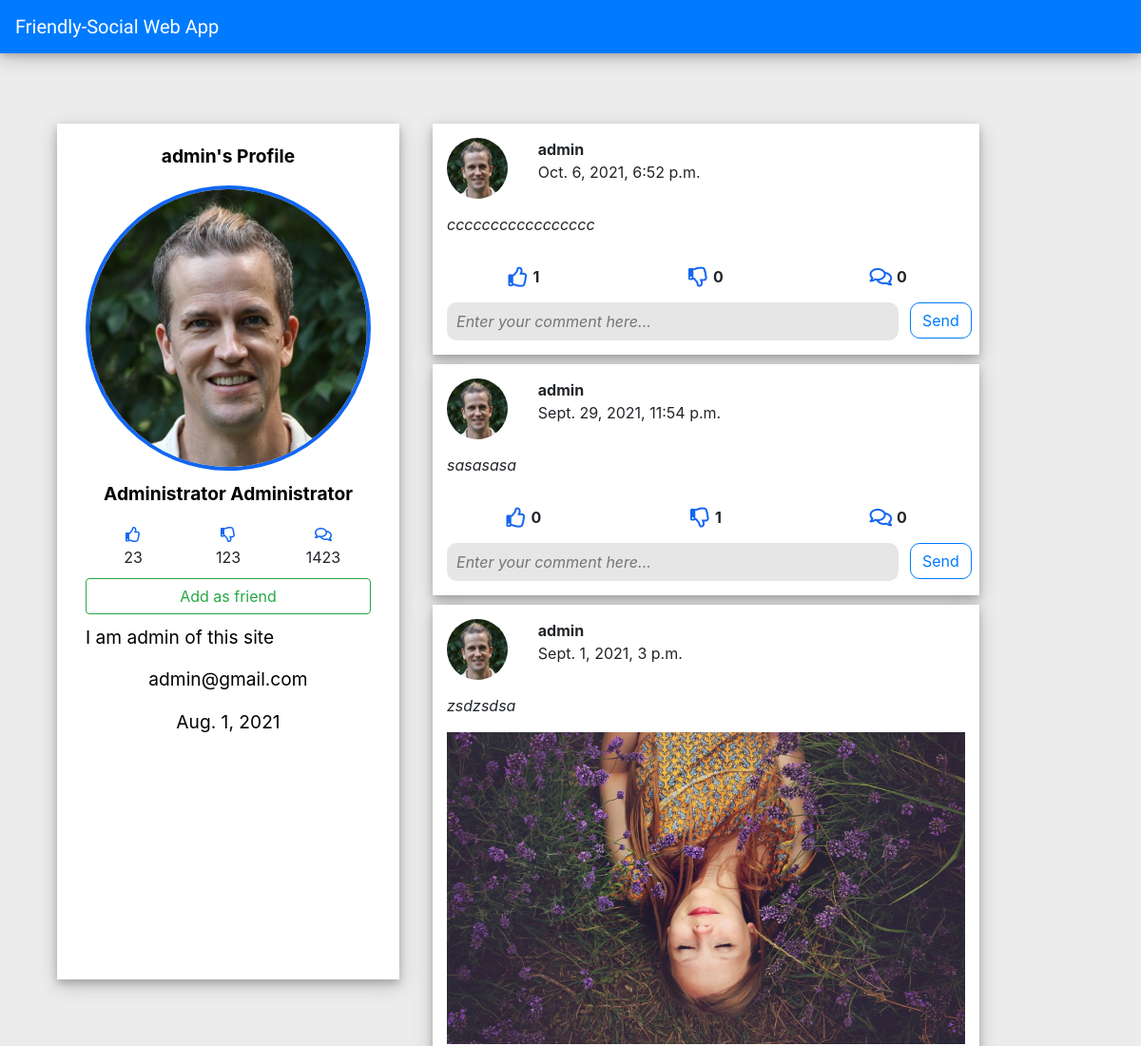
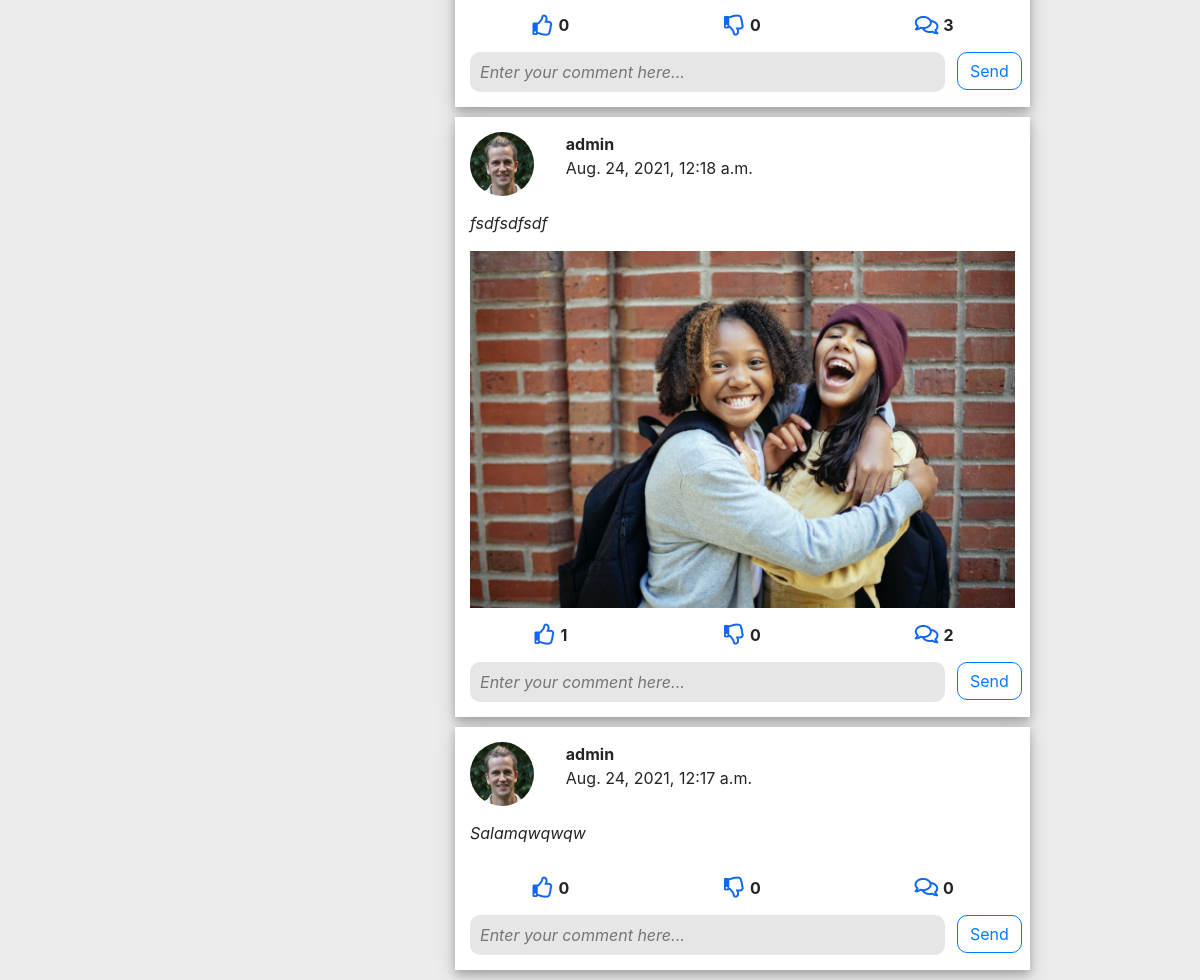
The page /profiles/1 on the database its author committed (2 pictures, top to bottom).
### profiles/models.py (models this page shows, shortened)
class User(AbstractUser):
    name = models.CharField(max_length=30, blank=True, null=True)
    surname = models.CharField(max_length=30, blank=True, null=True)
    birth_date = models.DateField(null=True, blank=True)
    email = models.EmailField()
    image = models.ImageField(blank=True, null=True, upload_to = 'profile_images')
    bio = models.TextField(max_length=1000, blank=True, null=True)
    friends = models.ManyToManyField(settings.AUTH_USER_MODEL, blank=True, related_name = 'my_friends')
    is_email_verified = models.BooleanField(default=False)
    def __str__(self):
        return self.username
    def get_profile_image(self):
        if not self.image:
            return static('images/default_image.jpg')
        return self.image.url

### post/models.py (models this page shows, shortened)
class Post(models.Model):
    description = models.CharField(max_length=500, blank=True)
    image = models.ImageField(blank=True, null=True, upload_to = 'images/')
    created_date = models.DateTimeField(default=timezone.now)
    owner_of_post = models.ForeignKey(settings.AUTH_USER_MODEL, on_delete = models.CASCADE)
    likes = models.ManyToManyField(settings.AUTH_USER_MODEL, related_name="liked_by", blank=True)
    dislikes = models.ManyToManyField(settings.AUTH_USER_MODEL, related_name="disliked_by", blank=True)

### profiles/views.py (the view)
# urls.py: path('<int:pk>', ProfileView.as_view(), name='profile'),
class ProfileView(View):
    def get(self, request, pk, *args, **kwargs):
        profile = User.objects.get(pk=pk)
        username = profile.username
        posts = Post.objects.filter(owner_of_post=profile.id).order_by('-created_date')
        posts_all =  Post.objects.all()
        is_friend = False
        if self.request.user in profile.friends.all():
            is_friend = True
        context = {
            'user2' : username,
            'profile' : profile,
            'posts' : posts,
            'number_of_friends' : profile.friends.count(),
            'is_friend' : is_friend,
        }
        return render(request, 'profile.html', context)

### templates/profile.html (shortened to what this page needs)
{% extends 'base.html' %}
{% load static %}
{% load custom_tags %}
{% block extra_header %}
    <link rel="stylesheet" href="https://cdnjs.cloudflare.com/ajax/libs/font-awesome/5.15.2/css/all.min.css"/>
    <link rel="stylesheet"  href=" {% static 'css/profile_style.css' %}" type="text/css" />
{% endblock %}
{% block content %}
<main>
    <div class="container">
        <div  class="col-12" id="main-column">
          <div class="col-4 each-column profile-details">
            <div class="col-12">
              {% if profile.username %}
                <p id="profile-username">{{ profile.username }}'s Profile</p>
              {% endif %}
            </div>
            <div class="col-12">
              {% if profile.image %}
              <img src="{{profile.get_profile_image}}" id="profile-image" width="100%">
              {% endif %}
            </div>
            <div class="col-12">
                <p id="profile-name">{{ profile.name }} {{profile.surname}}</p>
            </div>
            <div  class="col-12 interactions" style="display: flex; justify-content: center;">
              <div class="col-4 p-0 likes-dislikes-comments">
                <div> <i  class="far fa-thumbs-up "></i></div>
                <div>23</div>
              </div>
              <div class="col-4 p-0 likes-dislikes-comments">
                <div><i  class="far fa-thumbs-down "></i></div>
                <div>123</div>
              </div>
              <div class="col-4 p-0 likes-dislikes-comments">
                <div><i  class="far fa-comments"></i></div>
                <div>1423</div>
              </div>
            </div>
            <div class="col-12 actions">
              {% if user.username == profile.username %}
              <form method="GET" action="{% url 'profiles:edit_profile'  user.pk  %}">
                {% csrf_token %}
                <button style="width: 100%;" class="btn btn-outline-info" type="submit">Edit Profile</button>
              </form >
              {% else %}
              {% if profile in user.friends.all %}
              <form style="width: 100%;" method="POST" action="{% url 'profiles:remove_friend' profile.pk %}">
                {% csrf_token %}
                <button  style="width: 100%;" class="btn btn-outline-danger" type="submit">Remove from friends</button>
              </form >
              {% else %}
              <form method="POST" action="{% url 'profiles:send_request' profile.pk  %}">
                <button style="width: 100%;" class="btn btn-outline-success" type="submit">Add as friend</button>
              </form >
              {% endif %}
              {% endif %}
            </div>
            <div id="profile-bio" class="col-12">
              <p>{{profile.bio}}</p>
            </div>
            <div class="col-12">
              {% if profile.email %}
                <p id="profile-email">{{ profile.email }}</p>
              {% endif %}
            </div>
            <div class="col-12">
              {% if profile.birth_date %}
                <p id="profile-birthd">{{ profile.birth_date }}</p>
              {% endif %}
            </div>
          </div>
          <div class="col-8 ">
            {% for post in posts %}
              <div class="col-10 each-column">
                <div class="row profile-row">
                    <div class="col-2">
                        <a aria-label="Profiles" href="{% url 'profiles:profile' post.owner_of_post.pk %}">
                          <img src="{{post.owner_of_post.get_profile_image}}" class="avatar avatar-xs-32 avatar-sm-32 avatar-md-64 avatar-lg-64 avatar-xl-64 avatar-xxl-32x bg-light rounded-circle text-white" alt="Circular Image">
                      </a>
                    </div>
                  <div class="col-8 p-0 ">
                      <div class="col" ><b>{{post.owner_of_post}} </b></div>
                      <div class="col post-created-date"> {{post.created_date}}</div>
                  </div>
                  <div class="col-2 edit-button">
                  </div>
              </div>
              <div class="row">
                  <div class="col-12">
                      <p><i>{{post.description}}</i></p>
                  </div>
              </div>
              <div class="row">
                  <div class="col-12">
                      {% if post.image %}
                          <div class="post-image">
                              <img class="post-image-url" width="100%"  src="{{post.image.url}}" alt="Card image cap">
                          </div>
                      {% endif %}
                  </div>
              </div>
              <div class="row user-likes-dislikes-comments">
                  <div class="col-4 like-dislike-comment">
                      {% if user in post.likes.all %}
                          <i  id="{{post.id}}" class="fas fa-thumbs-up rate black "></i>
                      {% else %}
                          <i  id="{{post.id}}" class="far fa-thumbs-up rate white" ></i>
                      {% endif %}
                      <div class="like_count" id="{{post.id}}">
                          {{post.likes.all.count}}
                      </div>
                  </div>
                  <div class="col-4 like-dislike-comment">
                      {% if user in post.dislikes.all %}
                          <i id="{{post.id}}" class="fas fa-thumbs-down info rate_dislike black_two info" ></i>
                      {% else %}
                          <i id="{{post.id}}" class="far fa-thumbs-down rate_dislike white_two" ></i>
                      {% endif %}
                      <div class="dislike_count" id="{{post.id}}" > {{post.dislikes.all.count}} </div>
                  </div>
                  <div class="col-4 like-dislike-comment">
                      <div >
                          <i id="{{post.id}}" class="far fa-comments  textarea" ></i>
                          <div class="number_of_coms" id="{{post.id}}"   > {{post.comments_set.count}} </div>
                      </div>
                  </div>
              </div>
              <div class="row">
                  <div class="col comment-input"">
                      <input class="input-send-comment comment_text"   id="{{post.id}}"    name="comment" placeholder="Enter your comment here..." ></input>
                  </div>
                  <div class="send">
                      <div>
                          <button id="{{post.id}}"  type="submit" class="btn btn-outline-primary send-button">Send</button>
                      </div>
                  </div>
              </div>
          </div>
            {% endfor %}
          </div>
        </div>
    </div>
</main>
{% endblock %}

### static/css/base_style.css (style rules this page uses)
body { background-color: rgb(236, 236, 236) !important; }
a { text-decoration: none; color: inherit; }
a { text-decoration: none; }

### static/css/profile_style.css (style rules this page uses)
#main-column { margin-top: 120px; display: flex; justify-content: center; }
.each-column { background-color: white; margin-bottom: 40px; box-shadow: 0 4px 8px 0 rgba(0, 0, 0, 0.2), 0 6px 20px 0 rgba(0, 0, 0, 0.19); margin: 10px; }
#profile-image { border-radius: 50%; border: 4px solid #1266F1; }
#profile-username { font-weight: bold; margin-top: 10px; text-align: center; font-size: 1.2em; color: black; }
.profile-details { padding-top: 10px; background-color: white; height: auto; max-height: 900px; }
#profile-name { margin-top: 10px; text-align: center; font-size: 1.2em; color: black; font-weight: bold; }
.actions { margin-bottom: 10px; }
#profile-email, #profile-birthd { margin-top: 10px; text-align: center; font-size: 1.2em; color: black; }
#profile-bio { margin-top: 10px; text-align: left; font-size: 1.2em; color: black; }
.likes-dislikes-comments { display: flex; justify-content: center; align-items: center; flex-direction: column; }
.fa-thumbs-up, .fa-thumbs-down, .fa-comments { color: #1266F1; }
.interactions { margin-bottom: 10px ; }
.profile-row { padding-top: 15px; margin-bottom: 15px; }
.edit-button { display: flex; justify-content: center; align-items: center; padding: 0; border-radius: 10px; transition: .4s; cursor: pointer; border-radius: 50%; text-decoration: none; }
.user-likes-dislikes-comments { margin-top: 15px; margin-bottom: 15px; }
.like-dislike-comment { display: flex; justify-content: center; align-items: center; }
.comment-input { padding-right: 0; margin-bottom: 15px; }
.send { width: 70px; margin-right:15px ; }
.send-button { border-radius: 10px; display: flex; align-items: center; }
.input-send-comment { padding: 10px; height: 100%; border-radius: 10px; width: 100%; background-color: rgb(230, 230, 230); border: none; font-style: italic; }
.post-image, .post-image-url { width: 100%; }
.black, .white, .black_two, .white_two, .like-dislike-comment div i { font-size: 21px; color: #1266F1; cursor: pointer; }
.like_count, .dislike_count { font-weight: bold; display: flex; align-items: center; margin-left: 5px; }
.like-dislike-comment div { display: flex; align-items: center; }
.number_of_coms { font-weight: bold; margin-left: 5px; }

### rows shown on the page
User: username "admin", get_profile_image (picture), name "Administrator", surname "Administrator", bio "I am admin of this site", email "admin@gmail.com", birth_date "Aug. 1, 2021"
Post: owner_of_post.get_profile_image (picture), owner_of_post "admin", created_date "Oct. 6, 2021, 6:52 p.m.", description "ccccccccccccccccc", likes.all.count "1", dislikes.all.count "0", comments_set.count "0"
Post: owner_of_post.get_profile_image (picture), owner_of_post "admin", created_date "Sept. 29, 2021, 11:54 p.m.", description "sasasasa", likes.all.count "0", dislikes.all.count "1", comments_set.count "0"
Post: owner_of_post.get_profile_image (picture), owner_of_post "admin", created_date "Sept. 1, 2021, 3 p.m.", description "zsdzsdsa", image (picture), likes.all.count "0", dislikes.all.count "0", comments_set.count "3"
Post: owner_of_post.get_profile_image (picture), owner_of_post "admin", created_date "Aug. 24, 2021, 12:18 a.m.", description "fsdfsdfsdf", image (picture), likes.all.count "1", dislikes.all.count "0", comments_set.count "2"
Post: owner_of_post.get_profile_image (picture), owner_of_post "admin", created_date "Aug. 24, 2021, 12:17 a.m.", description "Salamqwqwqw", likes.all.count "0", dislikes.all.count "0", comments_set.count "0"
